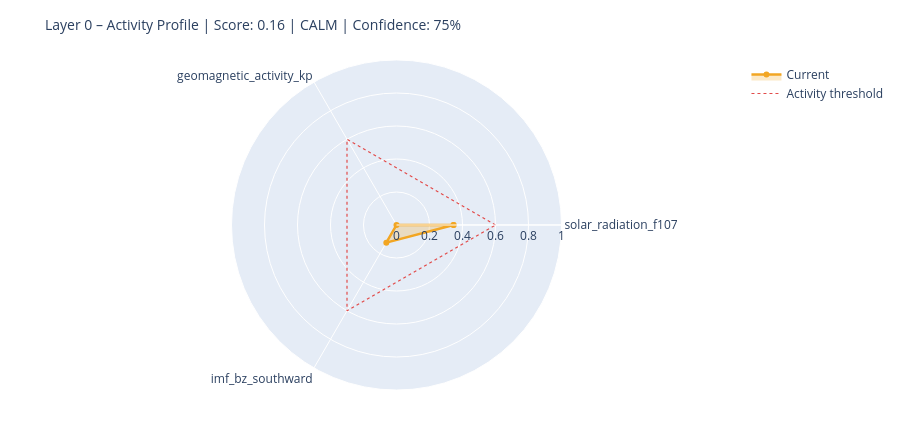

The notebook cell this image was saved under:
### Markdown cell above
---
## 6. State Assessment & Handoff to Layer 1

### Code cell
# ============================================================
# STEP 1 – Collect raw values with source modes
# Mode: 'primary' | 'fallback_3h' | 'last_valid' | 'missing'
# ============================================================

def safe_last(df, col):
    if df is None or col not in df.columns: return None
    s = df[col].dropna()
    return float(s.iloc[-1]) if not s.empty else None

f107_now = safe_last(df_f107, 'f10.7')
bz_now   = safe_last(df_mag,  'bz_gsm')
kp_now   = safe_last(df_kp,   'kp')
sw_now   = safe_last(df_sw,   'speed')

source_modes = {
    'F10.7':    'primary'  if f107_now is not None else 'missing',
    'Kp':       'primary'  if kp_now   is not None else 'missing',
    'IMF_Bz':   'primary'  if bz_now   is not None else 'missing',
    'SW_speed': 'primary'  if sw_now   is not None else 'missing',
}

# Kp Fallback – 3h endpoint
if kp_now is None:
    try:
        r = requests.get(
            'https://services.swpc.noaa.gov/json/noaa-planetary-k-index.json',
            timeout=10)
        r.raise_for_status()
        fb = pd.DataFrame(r.json())
        tc = next((c for c in fb.columns if 'time' in c.lower()), fb.columns[0])
        kc = next((c for c in fb.columns if 'kp' in c.lower() and c != tc), None)
        if kc:
            fb[kc] = fb[kc].astype(str).str.extract(r'([0-9]+(?:\.[0-9]*)?)')[0]
            fb[kc] = pd.to_numeric(fb[kc], errors='coerce')
            fb = fb[fb[kc] >= 0].dropna(subset=[kc])
            if not fb.empty:
                kp_now = float(fb[kc].iloc[-1])
                source_modes['Kp'] = 'fallback_3h'
                print(f'  Kp fallback (3h): {kp_now:.1f}')
    except Exception as e:
        print(f'  Kp fallback failed: {e}')

# Solar Wind Fallback – last valid value
if sw_now is None and df_sw is not None and 'speed' in df_sw.columns:
    s = df_sw['speed'].dropna()
    if not s.empty:
        sw_now = float(s.iloc[-1])
        source_modes['SW_speed'] = 'last_valid'
        print(f'  SW fallback (last_valid): {sw_now:.0f} km/s')

print()
print('Source modes:', source_modes)

# ============================================================
# STEP 2 – Score from available components only
# ============================================================

def norm(v, lo, hi):
    if v is None: return None
    return max(0.0, min(1.0, (v - lo) / (hi - lo)))

COMPONENTS = {
    'solar_radiation_f107':    (f107_now, norm(f107_now, 60, 250)),
    'geomagnetic_activity_kp': (kp_now,   norm(kp_now,   0,   9)),
    'imf_bz_southward':        (bz_now,   norm(-(bz_now or 0) if bz_now else None, -5, 30)
                                           if bz_now is not None else None),
    'solar_wind_speed':        (sw_now,   norm(sw_now, 300, 800)),
}

available   = {k: v[1] for k, v in COMPONENTS.items() if v[1] is not None}
unavailable = [k for k, v in COMPONENTS.items() if v[1] is None]

layer0_score = round(sum(available.values()) / len(available), 4) if available else None
confidence   = round(len(available) / len(COMPONENTS), 2)

level = ('unknown'  if layer0_score is None
         else 'calm'     if layer0_score < 0.3
         else 'moderate' if layer0_score < 0.6
         else 'active')

# ============================================================
# STEP 3 – Dominant Driver
# ============================================================

def dominant_driver(kp, f107, bz, sw):
    candidates = []
    if kp   is not None and kp   >= 4:   candidates.append(('geomagnetic',    kp / 9))
    if sw   is not None and sw   >= 500:  candidates.append(('solar_wind',     sw / 800))
    if bz   is not None and bz   <= -5:   candidates.append(('imf_southward',  abs(bz) / 30))
    if f107 is not None and f107 >= 150:  candidates.append(('solar_radiation',f107 / 250))
    return max(candidates, key=lambda x: x[1])[0] if candidates else 'none'

driver = dominant_driver(kp_now, f107_now, bz_now, sw_now)

# ============================================================
# STEP 4 – Downstream expectations
# ============================================================

def downstream_expectation(driver, score, kp, bz, f107):
    exp = {
        'magnetosphere':        'calm',
        'ionosphere':           'calm',
        'schumann_resonance':   'unchanged',
        'lithosphere_currents': 'low',
    }
    if driver == 'geomagnetic' or (kp and kp >= 5):
        exp['magnetosphere']        = 'compressed / storm'
        exp['ionosphere']           = 'elevated disturbance (TEC variability)'
        exp['schumann_resonance']   = 'elevated amplitude possible'
        exp['lithosphere_currents'] = 'elevated induction currents'
    elif driver == 'imf_southward' or (bz and bz <= -5):
        exp['magnetosphere']        = 'energy coupling active'
        exp['ionosphere']           = 'elevated electron density possible'
        exp['schumann_resonance']   = 'slight modulation possible'
    elif driver == 'solar_radiation' or (f107 and f107 >= 150):
        exp['ionosphere']           = 'elevated ionization (F-layer)'
        exp['schumann_resonance']   = 'slightly elevated background activity'
    return exp

downstream = downstream_expectation(driver, layer0_score, kp_now, bz_now, f107_now)

# ============================================================
# CONSOLE OUTPUT
# ============================================================

W = 58
print('=' * W)
print('LAYER 0 – STATE ASSESSMENT')
print('=' * W)
for name, (raw_v, score_v) in COMPONENTS.items():
    if score_v is not None:
        bar = '█' * int(score_v * 20) + '░' * (20 - int(score_v * 20))
        print(f'  {name:<35}  {bar}  {score_v:.2f}')
    else:
        print(f'  {name:<35}  {"─" * 20}  n/a')
print('-' * W)
print(f'  Score ({len(available)}/{len(COMPONENTS)} components):  {layer0_score:.3f}')
print(f'  Confidence:         {confidence:.0%}')
print(f'  Level:              {level.upper()}')
print(f'  Dominant Driver:    {driver}')

# Radar chart
cats = list(available.keys())
vals = list(available.values())
if len(cats) >= 3:
    fig = go.Figure()
    fig.add_trace(go.Scatterpolar(
        r=vals + [vals[0]], theta=cats + [cats[0]],
        fill='toself', fillcolor='rgba(242,166,35,0.25)',
        line=dict(color='#F2A623', width=2.5), name='Current'
    ))
    fig.add_trace(go.Scatterpolar(
        r=[0.6] * (len(cats) + 1), theta=cats + [cats[0]],
        line=dict(color='#E24B4A', dash='dot', width=1.2),
        mode='lines', name='Activity threshold'
    ))
    fig.update_layout(
        title=dict(text=f'Layer 0 – Activity Profile | Score: {layer0_score:.2f} | {level.upper()} | Confidence: {confidence:.0%}',
                   font=dict(size=14)),
        polar=dict(radialaxis=dict(visible=True, range=[0, 1])),
        height=430, showlegend=True,
        margin=dict(l=60, r=60, t=60, b=40)
    )
    fig.show()

### Figure 1 — Plotly figure (JSON) as saved in the notebook; plotly's stock layout.template omitted (floating-point values rounded to 4 significant figures)
{"data": [{"fill": "toself", "fillcolor": "rgba(242,166,35,0.25)", "line": {"color": "#F2A623", "width": 2.5}, "name": "Current", "r": [0.3457, 0.0, 0.1234, 0.3457], "theta": ["solar_radiation_f107", "geomagnetic_activity_kp", "imf_bz_southward", "solar_radiation_f107"], "type": "scatterpolar"}, {"line": {"color": "#E24B4A", "dash": "dot", "width": 1.2}, "mode": "lines", "name": "Activity threshold", "r": [0.6, 0.6, 0.6, 0.6], "theta": ["solar_radiation_f107", "geomagnetic_activity_kp", "imf_bz_southward", "solar_radiation_f107"], "type": "scatterpolar"}], "layout": {"height": 430, "margin": {"b": 40, "l": 60, "r": 60, "t": 60}, "polar": {"radialaxis": {"range": [0, 1], "visible": true}}, "showlegend": true, "title": {"font": {"size": 14}, "text": "Layer 0 – Activity Profile | Score: 0.16 | CALM | Confidence: 75%"}}}
